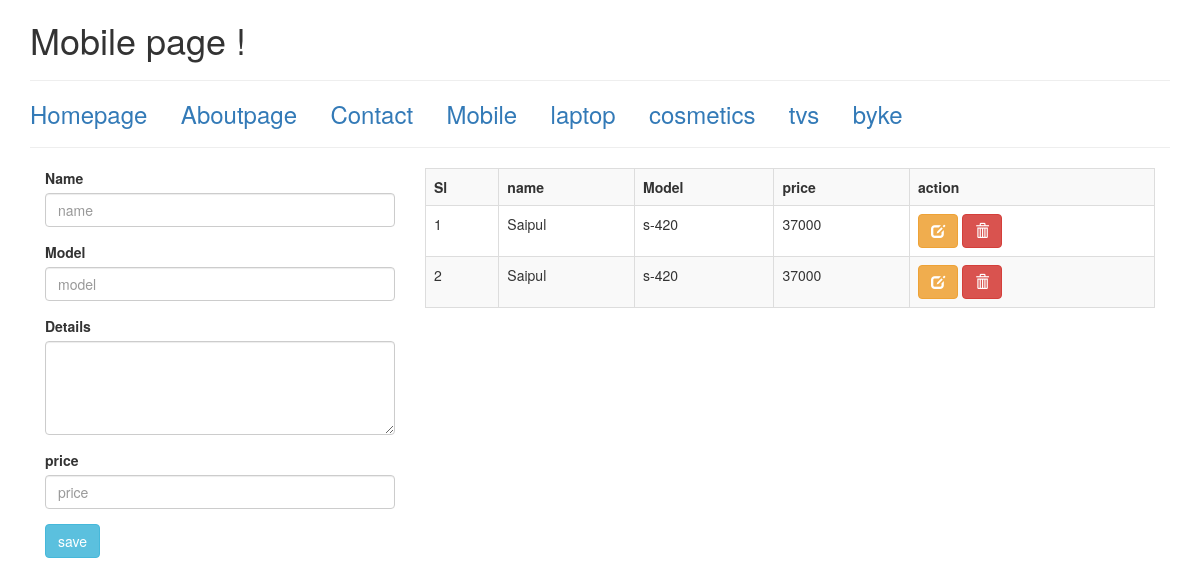
/index.php/home/Mobile, run on the app's committed database.
### tables this page shows
CREATE TABLE `tbl_menus` (
  `id` int(11) NOT NULL,
  `menutitle` varchar(255) NOT NULL,
  `linkofmenu` varchar(255) NOT NULL,
  `car` varchar(255) NOT NULL,
  `tv` varchar(255) NOT NULL,
  `laptop` varchar(255) NOT NULL,
  `byke` varchar(255) NOT NULL,
  `cosm` varchar(255) NOT NULL,
  `cosmetics` varchar(255) NOT NULL
);

CREATE TABLE `tbl_mobile` (
  `id` int(11) NOT NULL,
  `name` varchar(255) NOT NULL,
  `model` varchar(255) NOT NULL,
  `details` text NOT NULL,
  `price` varchar(255) NOT NULL,
  `create_at` timestamp NOT NULL DEFAULT CURRENT_TIMESTAMP ON UPDATE CURRENT_TIMESTAMP
);

### application/controllers/Home.php (called while the page is built, shortened)
<?php
class Home extends CI_Controller {
	public function Mobile ()
	{
		$data = array() ;
		$data ['sitename'] = 'Mobile page !';
		$table_m = 'tbl_mobile';
		$table = 'tbl_menus';
		$data ['menus'] = $this->menu_model->select($table,$data);
		$data ['mobiles'] = $this->contact_model->select($table_m,$data);
		$this->load->view('Mobile',$data);
	}
}

### index.php (called while the page is built, shortened)
<?php
require_once BASEPATH.'core/CodeIgniter.php';

### application/models/menu_model.php (called while the page is built, shortened)
<?php
Class Menu_model extends CI_Model{
	public function select($table){
		$this->db->select('*');
		$this->db->from($table);
		$result = $this->db->get();
		$result  = $result->result();
		return $result;
	}
}
?>

### application/models/contact_model.php (called while the page is built, shortened)
<?php
Class contact_model extends CI_Model{
	public function select($table){
		$this->db->select('*');
		$this->db->from($table);
		$result = $this->db->get();
		$result  = $result->result();
		return $result;
	}
}
?>

### application/views/Mobile.php (the view, shortened to what this page needs)
<!DOCTYPE html>
<html lang="en">
  <head>
    <link href="<?php echo base_url(); ?>css/bootstrap.min.css" rel="stylesheet">
  </head>
  <body>
    <div class="container">
      <h1><?php echo $sitename;?></h1>
      <hr/>
      <h3>
        <?php
            foreach ($menus as $menu) {
              ?>
<a href="<?php echo base_url(); ?>index.php/Home/<?php echo $menu->menutitle; ?>"><?php echo $menu->menutitle;?></a> &nbsp; &nbsp;
          <?php
            }
        ?>
      </h3>
      <hr/>
      <div class="col-md-4">
    <form action="<?php echo base_url('index.php/Home/mobilesave');?>" method= "post" >
      <div class="form-group">
        <label for="exampleInputEmail1">Name</label>
        <input name="name" type="text" class="form-control" id="exampleInputEmail1" placeholder="name">
      </div>
      <div class="form-group">
        <label for="exampleInputPassword1">Model</label>
        <input name="model" type="text" class="form-control" id="exampleInputPassword1" placeholder="model">
      </div>
      <div class="form-group">
        <label for="exampleInputPassword1">Details</label>
        <textarea name="details" class="form-control" rows='4' ></textarea>
      </div>
      <div class="form-group">
        <label for="exampleInputPassword1">price </label>
        <input name="price" type="text" class="form-control" id="exampleInputPassword1" placeholder= "price">
      </div>
      <button type="submit" class="btn btn-info">save</button>
    </form>
      </div>
      <div class="col-md-8">
        <table class="table table-striped table-bordered">
            <tr>
                <th>Sl</th>
                <th>name</th>
                <th>Model</th>
                <th>price</th>
                <th>action</th>
            </tr>
<?php $i=0;
  foreach ($mobiles as $mobile) {
$i++;
  ?>
            <tr>
                <td><?php echo $i;?></td>
                <td><?php echo $mobile->name;?></td>
                <td><?php echo $mobile->model;?></td>
                <td><?php echo $mobile->price;?></td>
                <td>
                  <a href="#" type="button" class="btn btn-warning" data-toggle="modal" data-target="#mobileupd<?php echo $mobile->id; ?>"><span class="glyphicon glyphicon-edit" aria-hidden="true"></span></a>
                  <a href="<?php echo base_url('index.php/Home/mobiledelet/');?><?php echo $mobile->id;?>" type="button" class="btn btn-danger"><span class="glyphicon glyphicon-trash" aria-hidden="true"></span></a>
                </td>
            </tr>
<?php
  }
?>
      </table>
      </div>
    </div>
  </body>
</html>

### data on the page
tbl_menus: menutitle "Homepage"
tbl_menus: menutitle "Aboutpage"
tbl_menus: menutitle "Contact"
tbl_menus: menutitle "Mobile"
tbl_menus: menutitle "laptop"
tbl_menus: menutitle "cosmetics"
tbl_menus: menutitle "tvs"
tbl_menus: menutitle "byke"
tbl_mobile: name "Saipul", model "s-420", price "37000"
tbl_mobile: name "Saipul", model "s-420", price "37000"

### other printed values
$sitename "Mobile page !"
